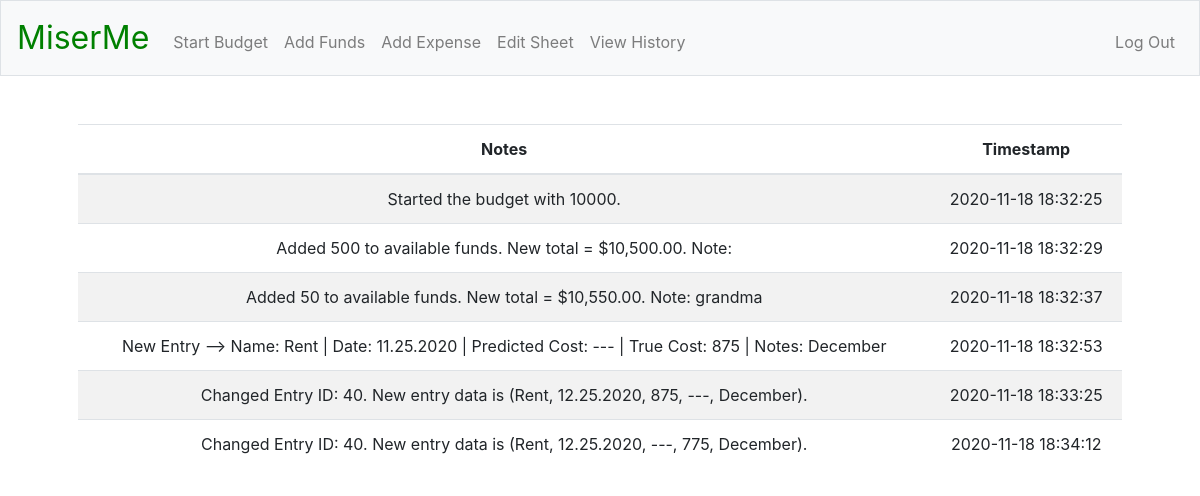
/history (signed in), run on the app's committed database.
### tables this page shows
CREATE TABLE history (
history_id INTEGER PRIMARY KEY AUTOINCREMENT NOT NULL,
user_id INTEGER NOT NULL,
notes TEXT NOT NULL,
timestamp DATETIME DEFAULT (DATETIME(CURRENT_TIMESTAMP, 'LOCALTIME')),
FOREIGN KEY(user_id) REFERENCES registrants(id));

### app.py (the view)
@app.route("/history")
@login_required
def history():
    c.execute("""
    SELECT notes, timestamp FROM history WHERE user_id = :user_id;
    """, {"user_id": session["user_id"]})
    rows = c.fetchall()
    entries = []
    for row in rows:
        entries.append({
            "notes": row[0],
            "timestamp": row[1]
        })
    return render_template("history.html", entries = entries)

### helpers.py (called while the page is built)
def login_required(f):
    @wraps(f)
    def decorated_functions(*args, **kwargs):
        if session.get("user_id") is None:
            return redirect("/login")
        return f(*args, **kwargs)
    return decorated_functions

### templates/history.html (shortened to what this page needs)
{% extends "layout.html" %}
{% block main %}
    <table class="table table-striped">
        <thead>
            <tr>
                <th>Notes</th>
                <th>Timestamp</th>
            </tr>
        </thead>
        <tbody>
            {% for i in entries %}
            <tr>
                <td>{{ i["notes"] }}</td>
                <td>{{ i["timestamp"] }}</td>
            </tr>
            {% endfor %}
        </tbody>
    </table>
{% endblock %}

### data on the page
history: notes "Started the budget with 10000.", timestamp "2020-11-18 18:32:25"
history: notes "Added 500 to available funds. New total = $10,500.00. Note:", timestamp "2020-11-18 18:32:29"
history: notes "Added 50 to available funds. New total = $10,550.00. Note: grandma", timestamp "2020-11-18 18:32:37"
history: notes "New Entry --> Name: Rent | Date: 11.25.2020 | Predicted Cost: --- | True Cost: 875 | Notes: December", timestamp "2020-11-18 18:32:53"
history: notes "Changed Entry ID: 40. New entry data is (Rent, 12.25.2020, 875, ---, December).", timestamp "2020-11-18 18:33:25"
history: notes "Changed Entry ID: 40. New entry data is (Rent, 12.25.2020, ---, 775, December).", timestamp "2020-11-18 18:34:12"
